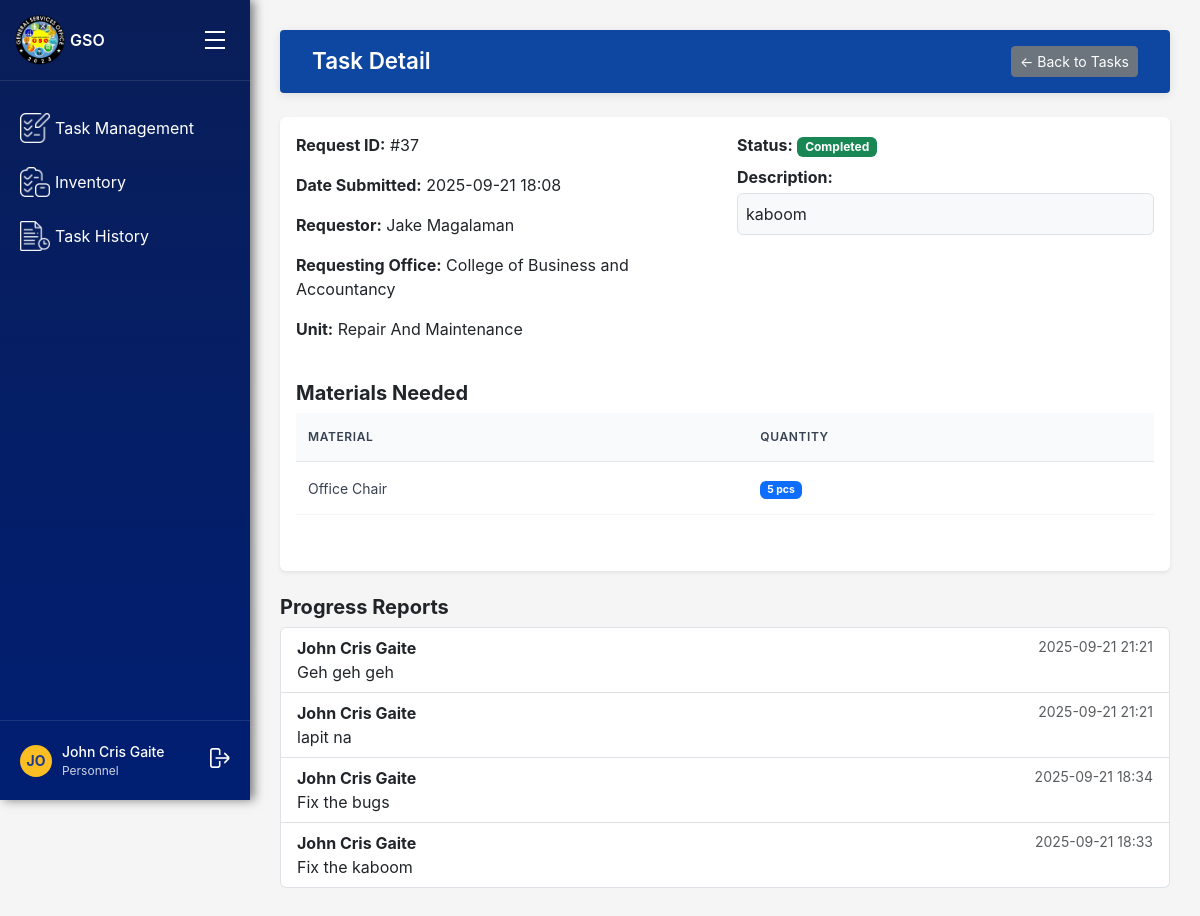
Screenshot of /requests/tasks/37/ (signed in) with the database file from the repository.
### accounts/models.py (models this page shows, shortened)
class User(AbstractUser):
    ROLE_CHOICES = [
        ('gso', 'GSO Office'),       # Admin of the system
        ('unit_head', 'Unit Head'),
        ('personnel', 'Personnel'),
        ('requestor', 'Requestor'),  # Departments (Registrar, Cashier, etc.)
    ]
    UNIT_CHOICES = [
        ('repair and maintenance', 'Repair and Maintenance'),
        ('electrical', 'Electrical'),
        ('utility', 'Utility'),
        ('motorpool', 'Motorpool'),
    ]
    STATUS_CHOICES = [
        ('active', 'Active'),
        ('inactive', 'Inactive'),
    ]
    account_status = models.CharField(max_length=10, choices=STATUS_CHOICES, default='active')
    role = models.CharField(max_length=20, choices=ROLE_CHOICES)
    unit = models.CharField(max_length=50, choices=UNIT_CHOICES, blank=True, null=True)
    department = models.CharField(max_length=255, blank=True, null=True)
    def __str__(self):
        return self.department or f"{self.first_name} {self.last_name}" or self.username

### requests/models.py (models this page shows, shortened)
class ServiceRequest(models.Model):
    UNIT_CHOICES = [
        ('repair and maintenance', 'Repair and Maintenance'),
        ('utility', 'Utility'),
        ('electrical', 'Electrical'),
        ('motorpool', 'Motorpool'),
    ]
    STATUS_CHOICES = [
        ("Pending", "Pending"),
        ("Approved", "Approved"),
        ("In Progress", "In Progress"),
        ("Done for Review", "Done for Review"),
        ("Completed", "Completed"),
        ("cancelled", "Cancelled"),
    ]
    requestor = models.ForeignKey(
        settings.AUTH_USER_MODEL,
        on_delete=models.CASCADE,
        related_name='requests'
    )
    unit = models.CharField(max_length=50, choices=UNIT_CHOICES)
    description = models.TextField()
    status = models.CharField(max_length=20, choices=STATUS_CHOICES, default="Pending")
    created_at = models.DateTimeField(auto_now_add=True)
    completed_at = models.DateTimeField(null=True, blank=True)
    department = models.CharField(max_length=100, blank=True, null=True)
    full_name = models.CharField(max_length=255, blank=True, null=True)  # <-- add this
    email = models.EmailField(blank=True, null=True)  # optional if you want to save
    contact_number = models.CharField(max_length=50, blank=True, null=True)  # optional
    assigned_personnel = models.ManyToManyField(
        settings.AUTH_USER_MODEL,
        blank=True,
        related_name="assigned_requests"
    )
    materials = models.ManyToManyField(
        InventoryItem,              # use import
        through='RequestMaterial',
        blank=True,
        related_name="requests"
    )

class RequestMaterial(models.Model):
    request = models.ForeignKey(ServiceRequest, on_delete=models.CASCADE)
    material = models.ForeignKey(InventoryItem, on_delete=models.CASCADE)
    quantity = models.PositiveIntegerField(default=1)

class TaskReport(models.Model):
    request = models.ForeignKey("ServiceRequest", on_delete=models.CASCADE, related_name="reports")
    personnel = models.ForeignKey(settings.AUTH_USER_MODEL, on_delete=models.CASCADE)
    report_text = models.TextField()
    created_at = models.DateTimeField(auto_now_add=True)

### inventory/models.py (models this page shows, shortened)
class InventoryItem(models.Model):
    name = models.CharField(max_length=255)
    description = models.TextField(blank=True, null=True)
    quantity = models.PositiveIntegerField(default=0)
    unit = models.CharField(
        max_length=50,
        default="pcs",
        help_text="Unit of measurement (e.g., pcs, liters, meters, box, set)"
    )
    category = models.CharField(
        max_length=100,
        blank=True,
        null=True,
        help_text="Category (e.g., Electrical, Furniture, Tools, Cleaning)"
    )
    owned_by = models.CharField(
        max_length=50,
        choices=[
            ("GSO", "GSO"),
            ("Unit Head", "Unit Head"),
            ("Personnel", "Personnel"),
        ],
        default="GSO"
    )
    created_at = models.DateTimeField(auto_now_add=True)
    updated_at = models.DateTimeField(auto_now=True)
    is_active = models.BooleanField(default=True)

### requests/views.py (the view, shortened to what this page needs)
# urls.py: path("tasks/<int:pk>/", views.personnel_task_detail, name="personnel_task_detail"),
@login_required
def personnel_task_detail(request, pk):
    task = get_object_or_404(ServiceRequest, pk=pk, assigned_personnel=request.user)
    materials = task.requestmaterial_set.select_related("material")
    reports = task.reports.select_related("personnel").order_by("-created_at")
    return render(
        request,
        "personnel/personnel_task_management/personnel_task_detail.html",
        {"task": task, "materials": materials, "reports": reports}
    )

### templates/personnel/personnel_task_management/personnel_task_detail.html (shortened to what this page needs)
{% extends "personnel/personnel_base_dashboard.html" %}
{% block main_content %}
<div class="header d-flex align-items-center justify-content-between mb-4">
  <h1 class="page-title">Task Detail</h1>
  <a href="{% url 'personnel_task_management' %}" class="btn btn-secondary btn-sm">
    ← Back to Tasks
  </a>
</div>
<div class="card shadow-sm border-0 mb-4">
  <div class="card-body">
    <div class="row g-4 mb-4">
      <div class="col-md-6">
        <p><strong>Request ID:</strong> #{{ task.id }}</p>
        <p><strong>Date Submitted:</strong> {{ task.created_at|date:"Y-m-d H:i" }}</p>
        <p><strong>Requestor:</strong> {{ task.full_name }}</p>
        <p><strong>Requesting Office:</strong> {{ task.requestor }}</p>
        <p><strong>Unit:</strong> {{ task.unit|title }}</p>
      </div>
      <div class="col-md-6">
        <div class="d-flex flex-column gap-2">
          <div>
            <strong>Status:</strong>
            <span class="badge
              {% if task.status == 'Pending' %} bg-warning text-dark
              {% elif task.status == 'Approved' %} bg-primary
              {% elif task.status == 'In Progress' %} bg-info
              {% elif task.status == 'Done for Review' %} bg-purple text-white
              {% elif task.status == 'Completed' %} bg-success
              {% elif task.status == 'Cancelled' %} bg-danger
              {% endif %}
            ">
              {{ task.status }}
            </span>
          </div>
          <div>
            <strong>Description:</strong>
            <div class="p-2 mt-1 border rounded bg-light">{{ task.description }}</div>
          </div>
        </div>
      </div>
    </div>
    <div class="mb-4">
      <h5 class="fw-bold">Materials Needed</h5>
      {% if materials %}
        <div class="table-responsive">
          <table class="table table-sm align-middle">
            <thead class="table-light">
              <tr>
                <th>Material</th>
                <th>Quantity</th>
              </tr>
            </thead>
            <tbody>
              {% for rm in materials %}
                <tr>
                  <td>{{ rm.material.name }}</td>
                  <td>
                    <span class="badge bg-primary">
                      {{ rm.quantity }} {{ rm.material.unit }}
                    </span>
                  </td>
                </tr>
              {% endfor %}
            </tbody>
          </table>
        </div>
      {% else %}
        <p class="text-muted mb-0">No materials assigned for this task.</p>
      {% endif %}
    </div>
  </div>
</div>
<div class="mb-4">
  <h5 class="fw-bold">Progress Reports</h5>
  {% if reports %}
    <ul class="list-group mb-3">
      {% for r in reports %}
        <li class="list-group-item">
          <div class="d-flex justify-content-between">
            <strong>{{ r.personnel.get_full_name|default:r.personnel.username }}</strong>
            <small class="text-muted">{{ r.created_at|date:"Y-m-d H:i" }}</small>
          </div>
          <p class="mb-0">{{ r.report_text }}</p>
        </li>
      {% endfor %}
    </ul>
  {% else %}
    <p class="text-muted">No reports submitted yet.</p>
  {% endif %}
</div>
{% endblock %}

### templates/personnel/personnel_base_dashboard.html (shortened to what this page needs)
{% load static %}
<!DOCTYPE html>
<html lang="en">
<head>
  <link href="https://cdn.jsdelivr.net/npm/bootstrap@5.3.3/dist/css/bootstrap.min.css" rel="stylesheet">
  <link rel="stylesheet" href="{% static 'css/gso_dashboard.css' %}" />
</head>
<body>
    <div class="sidebar" id="sidebar">
        <div class="logo-section">
            <div class="logo">
                <img src="{% static 'images/gso_logo.png' %}" alt="General Services Office Logo">
            </div>
            <span style="font-weight: 600;">GSO</span>
            <div class="hamburger" id="sidebarToggle">
                <div class="bar"></div>
                <div class="bar"></div>
                <div class="bar"></div>
            </div>
        </div>
    {% url 'personnel_task_management' as personnel_task_management_url %}
    {% url 'personnel_inventory' as personnel_inventory_url %}
    {% url 'personnel_history' as personnel_history_url %}
    <div class="nav-menu">
        <a href="{{ personnel_task_management_url }}" class="nav-link">
            <div class="nav-item {% if request.path == personnel_task_management_url or request.path == '/requests/personnel/' %}active{% endif %}">
                <div class="nav-icon">
                    <img src="{% static 'images/personnel/task.png' %}" alt="Task Management">
                </div>
                <span>Task Management</span>
            </div>
        </a>
        <a href="{{ personnel_inventory_url }}" class="nav-link">
            <div class="nav-item {% if request.path == personnel_inventory_url %}active{% endif %}">
                <div class="nav-icon">
                    <img src="{% static 'images/unit_head/inventory_icon.png' %}" alt="Accomplishment Report">
                </div>
                <span>Inventory</span>
            </div>
        </a>
        <a href="{{ personnel_history_url }}" class="nav-link">
            <div class="nav-item {% if request.path == personnel_history_url %}active{% endif %}">
                <div class="nav-icon">
                    <img src="{% static 'images/unit_head/request_history.png' %}" alt="Requests History">
                </div>
                <span>Task History</span>
            </div>
        </a>
    </div>
    <div class="user-section">
        <div class="user-avatar">
            {{ user.first_name|default:user.username|slice:":2"|upper }}
        </div>
        <div class="user-info">
            <div class="user-name">{{ user.get_full_name|default:user.username }}</div>
            <div class="user-role">{{ user.get_role_display }}</div>
        </div>
        <div class="logout-icon" style="margin-left: auto; cursor: pointer;">
            <form method="post" action="{% url 'logout' %}" style="display: inline;">
                <button type="submit" style="background: none; border: none; color: inherit; cursor: pointer;">
                    <img src="{% static 'images/logout.png' %}" alt="Logout">
                </button>
            </form>
        </div>
    </div>
</div>
<div class="main-content">
    {% block main_content %}{% endblock %}
</div>
</body>
</html>

### static/css/gso_dashboard.css (style rules this page uses)
* { margin: 0; padding: 0; box-sizing: border-box; }
body { font-family: -apple-system, BlinkMacSystemFont, 'Segoe UI', Roboto, sans-serif; background-color: #f5f5f5; display: flex; min-height: 100vh; }
.sidebar { width: 250px; background: linear-gradient(180deg, #091e58 0%, #001e72 100%); color: white; display: flex; flex-direction: column; position: fixed; height: 100vh; left: 0; top: 0; box-shadow: 4px 0 10px rgba(0, 0, 0, 0.5); transition: width 0.3s ease, transform 0.3s ease; }
.logo-section { padding: 20px; display: flex; align-items: center; gap: 10px; border-bottom: 1px solid rgba(255, 255, 255, 0.1); }
.logo { width: 40px; height: 40px; background: #fbbf24; border-radius: 50%; display: flex; align-items: center; justify-content: center; font-weight: bold; color: #1e3a8a; }
.nav-menu { flex: 1; padding: 20px 0; }
.nav-item { display: flex; align-items: center; padding: 12px 20px; cursor: pointer; transition: background-color 0.2s; gap: 5px; }
.nav-icon img { width: 30px; height: auto; object-fit: contain; display: block; }
.nav-link { text-decoration: none; color: inherit; display: block; }
.user-section { padding: 20px; border-top: 1px solid rgba(255, 255, 255, 0.1); display: flex; align-items: center; gap: 10px; }
.user-avatar { width: 32px; height: 32px; background: #fbbf24; border-radius: 50%; display: flex; align-items: center; justify-content: center; font-weight: bold; color: #1e3a8a; font-size: 14px; }
.user-info { flex: 1; }
.user-name { font-size: 14px; font-weight: 500; }
.user-role { font-size: 12px; opacity: 0.8; }
.logout-icon img { width: 20px; height: auto; object-fit: contain; display: block; }
.main-content { flex: 1; margin-left: 250px; padding: 30px; transition: margin-left 0.3s ease; }
.header { position: sticky; top: 0; left: 0; right: 0; z-index: 1; background: #0d47a1; color: #fff; padding: 1rem 2rem; margin-bottom: 0.8rem; border-radius: 4px; box-shadow: 0 2px 10px rgba(0,0,0,0.1); display: flex; justify-content: space-between; align-items: center; }
.page-title { font-size: 1.4rem; font-weight: 600; margin: 0; color: #fff; }
.table { width: 100%; border-collapse: collapse; }
.table td { max-width: 150px; white-space: nowrap; overflow: hidden; text-overflow: ellipsis; }
.table th { background-color: #f8fafc; padding: 15px 12px; text-align: left; font-weight: 600; font-size: 12px; color: #374151; text-transform: uppercase; letter-spacing: 0.05em; border-bottom: 1px solid #e5e7eb; }
.table td { padding: 15px 12px; border-bottom: 1px solid #f3f4f6; font-size: 14px; color: #374151; }
.logo img { width: 50px; height: auto; }
.hamburger { margin-left: auto; cursor: pointer; padding: 5px; display: flex; flex-direction: column; cursor: pointer; padding: 5px; }
.hamburger .bar { width: 20px; height: 2px; background-color: white; margin: 3px 0; }

### rows the page displays
User: first_name "JO", get_full_name "John Cris Gaite", role "Personnel"
ServiceRequest: id "37", created_at "2025-09-21 18:08", full_name "Jake Magalaman", requestor "College of Business and Accountancy", unit "Repair And Maintenance", status "Completed", description "kaboom"
RequestMaterial: material.name "Office Chair", quantity "5", material.unit "pcs"
TaskReport: personnel.get_full_name "John Cris Gaite", created_at "2025-09-21 21:21", report_text "Geh geh geh"
TaskReport: personnel.get_full_name "John Cris Gaite", created_at "2025-09-21 21:21", report_text "lapit na"
TaskReport: personnel.get_full_name "John Cris Gaite", created_at "2025-09-21 18:34", report_text "Fix the bugs"
TaskReport: personnel.get_full_name "John Cris Gaite", created_at "2025-09-21 18:33", report_text "Fix the kaboom"
